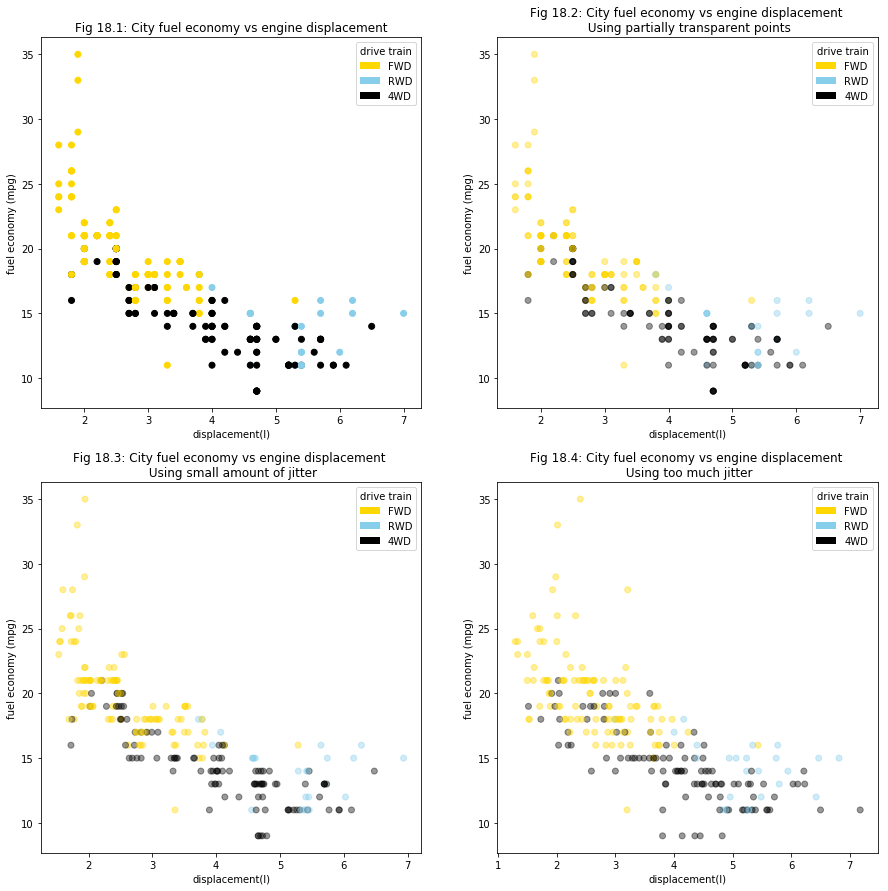

The Python source for this figure:

# coding: utf-8

# In[1]:


import numpy as np
import pandas as pd
import matplotlib.pyplot as plt


# In[4]:


# Read in the dataset and create a color array based on the value in the drive train column.
mpg = pd.read_csv("mpg.csv", index_col=0)
colors=[]
for l in mpg.drv:
    if l=='f':
        colors.append('gold')
    elif l=='r':
        colors.append('skyblue')
    else:
        colors.append('black')


# In[17]:


fig, ax = plt.subplots(2,2, figsize=(15,15))
#Fig 18.1: Standard scatter plot of city fuel economy vs engine displacement
ax[0,0].scatter(mpg.displ, mpg.cty, c=colors)
ax[0,0].set_xlabel('displacement(l)')
ax[0,0].set_ylabel('fuel economy (mpg)')
ax[0,0].set_title('Fig 18.1: City fuel economy vs engine displacement')
classes = ['FWD','RWD','4WD']
class_colors = ['gold','skyblue','black']
leg_key = []
for i in range(0,len(class_colors)):
    leg_key.append(plt.Circle((0,0),0.2, fc=class_colors[i]))
ax[0,0].legend(leg_key,classes,loc=1, title='drive train')

#Fig 18.2 Scatter plot of city fuel economy vs engine displacement with partially transparent points
ax[0,1].scatter(mpg.displ, mpg.cty, c=colors, alpha=0.4)
ax[0,1].set_xlabel('displacement(l)')
ax[0,1].set_ylabel('fuel economy (mpg)')
ax[0,1].set_title('Fig 18.2: City fuel economy vs engine displacement \n Using partially transparent points')
ax[0,1].legend(leg_key,classes,loc=1, title='drive train')

#Fig 18.3 Scatter plot of city fuel economy vs engine displacement with small jitter on x-axis
#Add random amount of jitter along the displacement x-axis to the dataset based on the spread of the data
stdev1 = 0.01*(max(mpg.displ)-min(mpg.displ))
displ_jitter1 = mpg.displ + np.random.randn(len(mpg.displ))*stdev1
# plot the new displacement with jitter
ax[1,0].scatter(displ_jitter1, mpg.cty, c=colors, alpha=0.4)
ax[1,0].set_xlabel('displacement(l)')
ax[1,0].set_ylabel('fuel economy (mpg)')
ax[1,0].set_title('Fig 18.3: City fuel economy vs engine displacement \n Using small amount of jitter')
ax[1,0].legend(leg_key,classes,loc=1, title='drive train')

#Fig 18.4 Scatter plot of city fuel economy vs engine displacement with too much jitter on x-axis
#Add larger random amount of jitter along the displacement x-axis to the dataset based on the spread of the data
stdev2 = 0.08*(max(mpg.displ)-min(mpg.displ))
displ_jitter2 = mpg.displ + np.random.randn(len(mpg.displ))*stdev2
# plot the new displacement with jitter
ax[1,1].scatter(displ_jitter2, mpg.cty, c=colors, alpha=0.4)
ax[1,1].set_xlabel('displacement(l)')
ax[1,1].set_ylabel('fuel economy (mpg)')
ax[1,1].set_title('Fig 18.4: City fuel economy vs engine displacement \n Using too much jitter')
ax[1,1].legend(leg_key,classes,loc=1, title='drive train')

plt.show()
fig.savefig('task23.png', bbox_inches='tight')

